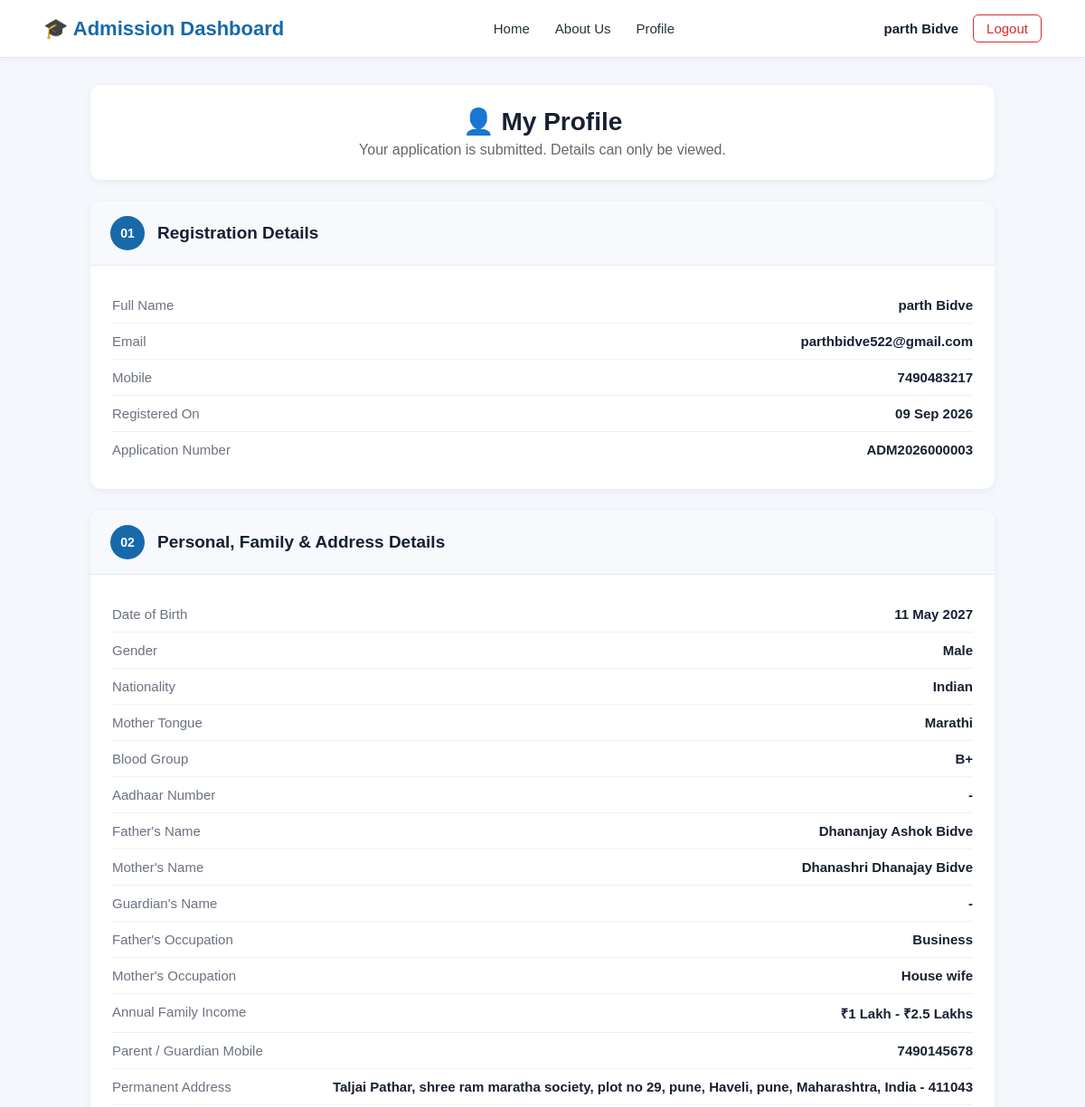
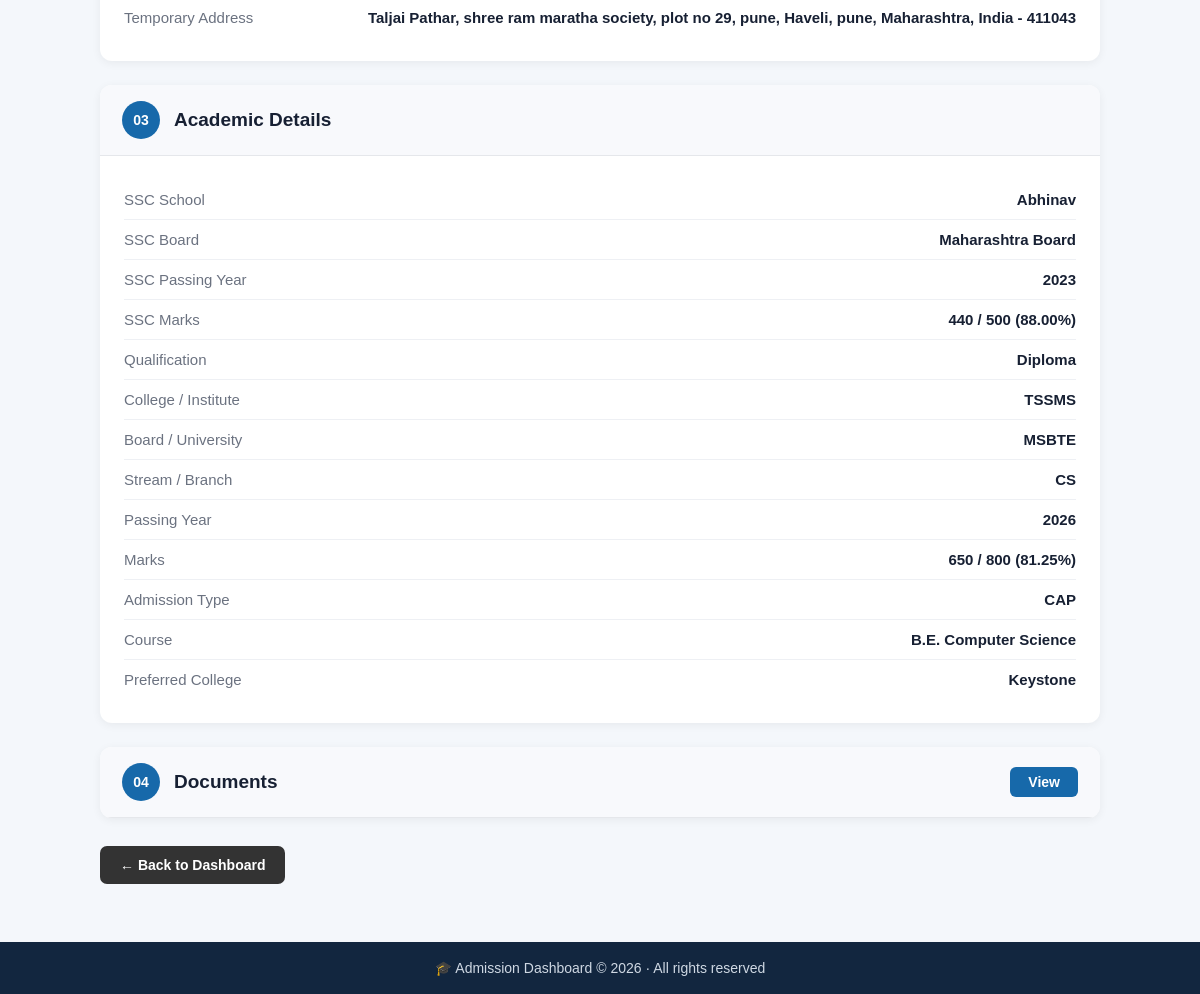
The app's page /profile.php (signed in) with its own data (2 pictures, top to bottom).
### tables this page shows
CREATE TABLE `students` (
  `student_id` int(10) UNSIGNED NOT NULL,
  `fullname` varchar(100) NOT NULL,
  `email` varchar(100) NOT NULL,
  `mobile` varchar(15) NOT NULL,
  `password` varchar(255) NOT NULL,
  `created_at` timestamp NOT NULL DEFAULT current_timestamp(),
  `application_submitted` tinyint(1) NOT NULL DEFAULT 0,
  `submitted_at` datetime DEFAULT NULL,
  `application_number` varchar(30) DEFAULT NULL
);

CREATE TABLE `personal_details` (
  `id` int(11) NOT NULL,
  `student_id` int(10) UNSIGNED NOT NULL,
  `date_of_birth` date NOT NULL,
  `gender` varchar(20) NOT NULL,
  `nationality` varchar(50) NOT NULL,
  `mother_tongue` varchar(50) NOT NULL,
  `blood_group` varchar(10) NOT NULL,
  `aadhaar_number` varchar(12) DEFAULT NULL,
  `father_name` varchar(100) NOT NULL,
  `mother_name` varchar(100) NOT NULL,
  `guardian_name` varchar(100) DEFAULT NULL,
  `father_occupation` varchar(100) NOT NULL,
  `mother_occupation` varchar(100) NOT NULL,
  `annual_family_income` varchar(50) NOT NULL,
  `parent_guardian_mobile` varchar(10) NOT NULL,
  `permanent_address_line1` varchar(255) DEFAULT NULL,
  `permanent_address_line2` varchar(255) DEFAULT NULL,
  `permanent_city_village` varchar(100) DEFAULT NULL,
  `permanent_taluka` varchar(100) DEFAULT NULL,
  `permanent_district` varchar(100) DEFAULT NULL,
  `permanent_state` varchar(100) DEFAULT NULL,
  `permanent_country` varchar(100) DEFAULT 'India',
  `permanent_pin_code` varchar(6) DEFAULT NULL,
  `temporary_address_line1` varchar(255) DEFAULT NULL,
  `temporary_address_line2` varchar(255) DEFAULT NULL,
  `temporary_city_village` varchar(100) DEFAULT NULL,
  `temporary_taluka` varchar(100) DEFAULT NULL,
  `temporary_district` varchar(100) DEFAULT NULL,
  `temporary_state` varchar(100) DEFAULT NULL,
  `temporary_country` varchar(100) DEFAULT 'India',
  `temporary_pin_code` varchar(6) DEFAULT NULL,
  `created_at` timestamp NOT NULL DEFAULT current_timestamp(),
  `updated_at` timestamp NOT NULL DEFAULT current_timestamp() ON UPDATE current_timestamp()
);

CREATE TABLE `academic_details` (
  `id` int(11) NOT NULL,
  `student_id` int(10) UNSIGNED NOT NULL,
  `ssc_school` varchar(255) NOT NULL,
  `ssc_board` varchar(100) NOT NULL,
  `ssc_passing_year` year(4) NOT NULL,
  `ssc_total_marks` int(11) NOT NULL,
  `ssc_marks_obtained` int(11) NOT NULL,
  `ssc_percentage` decimal(5,2) NOT NULL,
  `hsc_qualification` varchar(50) NOT NULL,
  `hsc_college` varchar(255) NOT NULL,
  `hsc_board_university` varchar(255) NOT NULL,
  `hsc_stream_branch` varchar(100) DEFAULT NULL,
  `hsc_passing_year` year(4) NOT NULL,
  `hsc_total_marks` int(11) NOT NULL,
  `hsc_marks_obtained` int(11) NOT NULL,
  `hsc_percentage` decimal(5,2) NOT NULL,
  `created_at` timestamp NOT NULL DEFAULT current_timestamp(),
  `updated_at` timestamp NOT NULL DEFAULT current_timestamp() ON UPDATE current_timestamp(),
  `admission_type` varchar(100) DEFAULT NULL,
  `course_branch` varchar(255) DEFAULT NULL,
  `preferred_college` varchar(255) DEFAULT NULL
);

### db.php (called while the page is built, shortened)
<?php
function h($text)
{
    return htmlspecialchars((string)$text, ENT_QUOTES, "UTF-8");
}

### profile.php (the view, shortened to what this page needs)
<?php
require_once "db.php";
$student_id = $_SESSION["student_id"];
function showRow($label, $value)
{
    if ($value === null || $value === "") {
        $value = "-";
    }
    echo '<div class="info-row"><span>' . h($label) . '</span><strong>' . h($value) . '</strong></div>';
}
$stmt = mysqli_prepare($conn, "SELECT * FROM students WHERE student_id = ? LIMIT 1");
mysqli_stmt_bind_param($stmt, "i", $student_id);
mysqli_stmt_execute($stmt);
$student = mysqli_fetch_assoc(mysqli_stmt_get_result($stmt));
$locked = ($student["application_submitted"] == 1);
$stmt = mysqli_prepare($conn, "SELECT * FROM personal_details WHERE student_id = ? LIMIT 1");
mysqli_stmt_bind_param($stmt, "i", $student_id);
mysqli_stmt_execute($stmt);
$personal = mysqli_fetch_assoc(mysqli_stmt_get_result($stmt));
$stmt = mysqli_prepare($conn, "SELECT * FROM academic_details WHERE student_id = ? LIMIT 1");
mysqli_stmt_bind_param($stmt, "i", $student_id);
mysqli_stmt_execute($stmt);
$academic = mysqli_fetch_assoc(mysqli_stmt_get_result($stmt));
?>
<!DOCTYPE html>
<html lang="en">
<head>
    <link rel="stylesheet" href="style.css">
</head>
<body>
<?php require_once "header.php"; ?>
<div class="form-container">
    <div class="page-header">
        <h1>👤 My Profile</h1>
        <p>
            <?php echo $locked ? "Your application is submitted. Details can only be viewed." : "View your admission information"; ?>
        </p>
    </div>
    <div class="form-section">
        <div class="section-header">
            <div class="section-number">01</div>
            <h2>Registration Details</h2>
        </div>
        <div class="section-body">
            <?php
            showRow("Full Name", $student["fullname"]);
            if ($locked) {
                showRow("Application Number", $student["application_number"]);
            }
            ?>
        </div>
    </div>
    <div class="form-section">
        <div class="section-header">
            <div class="section-number">02</div>
            <h2>Personal, Family &amp; Address Details</h2>
        </div>
        <div class="section-body">
            <?php if ($personal) {
                showRow("Date of Birth", date("d M Y", strtotime($personal["date_of_birth"])));
                showRow("Gender", $personal["gender"]);
                showRow("Nationality", $personal["nationality"]);
                showRow("Mother Tongue", $personal["mother_tongue"]);
                showRow("Blood Group", $personal["blood_group"]);
                showRow("Aadhaar Number", $personal["aadhaar_number"]);
                showRow("Father's Name", $personal["father_name"]);
                showRow("Mother's Name", $personal["mother_name"]);
                showRow("Guardian's Name", $personal["guardian_name"]);
                showRow("Father's Occupation", $personal["father_occupation"]);
                showRow("Mother's Occupation", $personal["mother_occupation"]);
                showRow("Annual Family Income", $personal["annual_family_income"]);
                showRow("Parent / Guardian Mobile", $personal["parent_guardian_mobile"]);
                $permanent = trim($personal["permanent_address_line1"] . ", " . $personal["permanent_address_line2"] . ", "
                    . $personal["permanent_city_village"] . ", " . $personal["permanent_taluka"] . ", "
                    . $personal["permanent_district"] . ", " . $personal["permanent_state"] . ", "
                    . $personal["permanent_country"] . " - " . $personal["permanent_pin_code"], " ,");
                $permanent = str_replace(",  ,", ",", $permanent);
                $temporary = trim($personal["temporary_address_line1"] . ", " . $personal["temporary_address_line2"] . ", "
                    . $personal["temporary_city_village"] . ", " . $personal["temporary_taluka"] . ", "
                    . $personal["temporary_district"] . ", " . $personal["temporary_state"] . ", "
                    . $personal["temporary_country"] . " - " . $personal["temporary_pin_code"], " ,");
                $temporary = str_replace(",  ,", ",", $temporary);
                showRow("Permanent Address", $permanent);
                showRow("Temporary Address", $temporary);
            } else { ?>
                <p class="empty-text">Personal details are not filled yet. <a href="personal.php">Fill now →</a></p>
            <?php } ?>
        </div>
    </div>
    <div class="form-section">
        <div class="section-header">
            <div class="section-number">03</div>
            <h2>Academic Details</h2>
        </div>
        <div class="section-body">
            <?php if ($academic) {
                showRow("SSC School", $academic["ssc_school"]);
                showRow("SSC Board", $academic["ssc_board"]);
                showRow("SSC Passing Year", $academic["ssc_passing_year"]);
                showRow("SSC Marks", $academic["ssc_marks_obtained"] . " / " . $academic["ssc_total_marks"] . "  (" . $academic["ssc_percentage"] . "%)");
                showRow("Qualification", $academic["hsc_qualification"]);
                showRow("College / Institute", $academic["hsc_college"]);
                showRow("Board / University", $academic["hsc_board_university"]);
                showRow("Stream / Branch", $academic["hsc_stream_branch"]);
                showRow("Passing Year", $academic["hsc_passing_year"]);
                showRow("Marks", $academic["hsc_marks_obtained"] . " / " . $academic["hsc_total_marks"] . "  (" . $academic["hsc_percentage"] . "%)");
                showRow("Admission Type", $academic["admission_type"]);
                showRow("Course", $academic["course_branch"]);
                showRow("Preferred College", $academic["preferred_college"]);
            } else { ?>
                <p class="empty-text">Academic details are not filled yet. <a href="academic.php">Fill now →</a></p>
            <?php } ?>
        </div>
    </div>
    <div class="form-section">
        <div class="section-header">
            <div class="section-number">04</div>
            <h2>Documents</h2>
            <a href="documents.php" class="edit-btn"><?php echo $locked ? "View" : "Manage"; ?></a>
        </div>
    </div>
    <div class="button-area">
        <a href="index.php" class="back-btn">← Back to Dashboard</a>
    </div>
</div>
<?php require_once "footer.php"; ?>
</body>
</html>

### style.css (style rules this page uses)
* { box-sizing: border-box; margin: 0; padding: 0; }
body { font-family: Arial, sans-serif; background: #f4f7fb; color: #172033; min-height: 100vh; display: flex; flex-direction: column; }
a { color: #1769aa; }
.form-container { width: 92%; max-width: 1000px; margin: 30px auto; }
.page-header { background: #fff; padding: 24px; border-radius: 12px; margin-bottom: 24px; text-align: center; box-shadow: 0 2px 10px rgba(0, 0, 0, 0.06); }
.page-header h1 { font-size: 28px; margin-bottom: 6px; }
.page-header p { color: #666; }
.form-section { background: #fff; margin-bottom: 24px; border-radius: 12px; overflow: hidden; box-shadow: 0 2px 10px rgba(0, 0, 0, 0.06); }
.section-header { display: flex; align-items: center; gap: 14px; padding: 16px 22px; background: #f8f9fc; border-bottom: 1px solid #e5e7eb; }
.section-header h2 { font-size: 19px; flex: 1; }
.section-number { width: 38px; height: 38px; display: flex; align-items: center; justify-content: center; background: #1769aa; color: #fff; border-radius: 50%; font-weight: bold; font-size: 14px; }
.section-body { padding: 24px; }
.button-area { display: flex; justify-content: space-between; align-items: center; margin: 28px 0; gap: 15px; }
.back-btn { display: inline-block; padding: 11px 20px; background: #333; color: #fff; border-radius: 7px; text-decoration: none; font-size: 14px; font-weight: 600; transition: 0.2s ease; }
.edit-btn { background: #1769aa; color: #fff; text-decoration: none; padding: 7px 18px; border-radius: 6px; font-size: 14px; font-weight: 600; }
.info-row { display: flex; justify-content: space-between; gap: 20px; padding: 11px 0; border-bottom: 1px solid #eef0f4; font-size: 15px; }
.info-row:last-child { border-bottom: none; }
.info-row span { color: #6b7280; min-width: 200px; }
.info-row strong { text-align: right; font-weight: 600; }

### records on screen
students: fullname "parth Bidve parthbidve522@gmail.com 7490483217 ADM2026000003"
personal_details: gender "Male Indian Marathi B+ - Dhananjay Ashok Bidve Dhanashri Dhanajay Bidve - Business House wife ₹1 Lakh - ₹2.5 Lakhs 7490145678"
academic_details: ssc_school "Abhinav Maharashtra Board 2023 Diploma TSSMS MSBTE CS 2026 CAP B.E. Computer Science Keystone"

### other values on screen
$_SESSION["fullname"] "parth Bidve"
